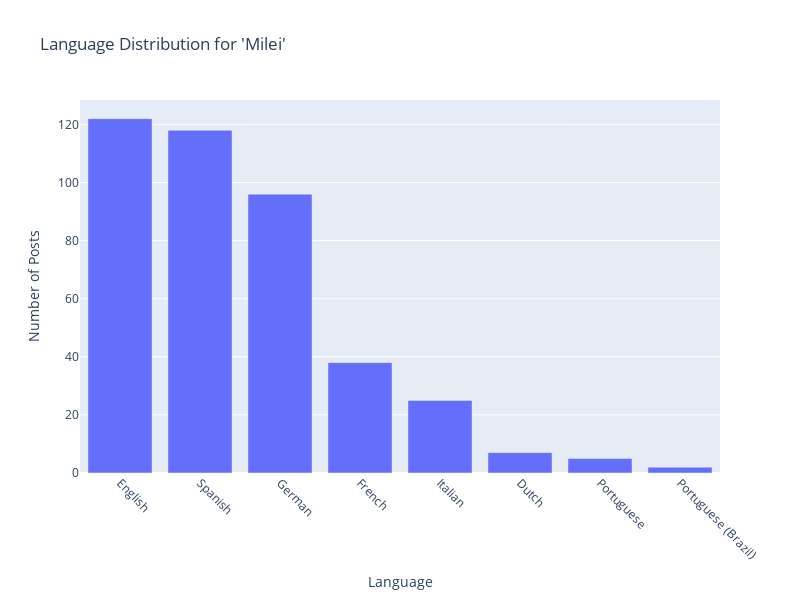

The cell this chart's notebook holds for it:
### Code cell
import plotly.graph_objects as go
import numpy as np

df_milei = pd.read_csv('./data/milei.csv')

# Create a dictionary mapping the specified language codes to full names
language_full_names = {
    'en': 'English', 
    'es': 'Spanish',
    'de': 'German',
    'fr': 'French',
    'it': 'Italian',
    'nl': 'Dutch',
    'pt': 'Portuguese',
    'pt-br': 'Portuguese (Brazil)'
}


# Get the language distribution for the specified languages
language_distribution = df_milei['language'].value_counts()
language_distribution = language_distribution[language_distribution.index.isin(language_full_names.keys())]

# Update the index to full language names
language_distribution.index = [language_full_names[code] for code in language_distribution.index]

# Create the figure
fig = go.Figure()

# Add the bar chart, using absolute numbers for the y values
fig.add_trace(
    go.Bar(x=language_distribution.index, y=language_distribution.values)
)

# Update layout
fig.update_layout(
    title_text="Language Distribution for 'Milei'",
    xaxis_title="Language",
    yaxis_title="Number of Posts",
    height=600,
    width=800
)

# Update x-axis tick angle
fig.update_xaxes(tickangle=45)

# Show the figure
fig.show()

### Figure 1 — Plotly figure (JSON) as saved in the notebook; plotly's stock layout.template omitted (floating-point values rounded to 4 significant figures)
{"data": [{"type": "bar", "x": ["English", "Spanish", "German", "French", "Italian", "Dutch", "Portuguese", "Portuguese (Brazil)"], "y": [122, 118, 96, 38, 25, 7, 5, 2]}], "layout": {"height": 600, "title": {"text": "Language Distribution for 'Milei'"}, "width": 800, "xaxis": {"autorange": true, "range": [-0.5, 7.5], "tickangle": 45, "title": {"text": "Language"}, "type": "category"}, "yaxis": {"autorange": true, "range": [0, 128.4], "title": {"text": "Number of Posts"}, "type": "linear"}}}
